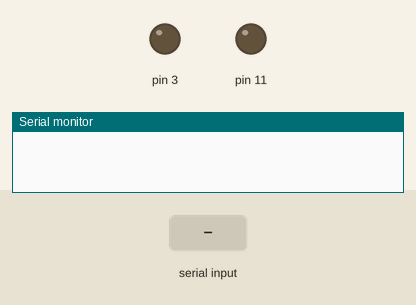
The sketch below on a simulated Arduino Uno, built with avr-gcc and run on an emulated ATmega328P. Parts: output pins drawn as LEDs (lit = HIGH), the last lines printed to the serial monitor. The inputs (shaded band) are chosen by the test bench. EEPROM starts erased.

Above: at 1.2 s.
1.3 s: "1" received over Serial
At 2.3 s:
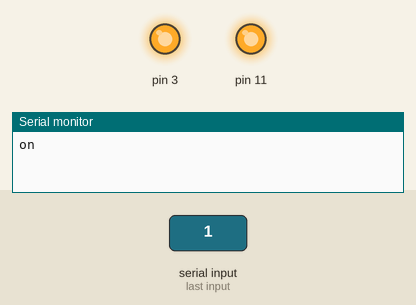
2.8 s: "=" received over Serial
At 3.4 s:
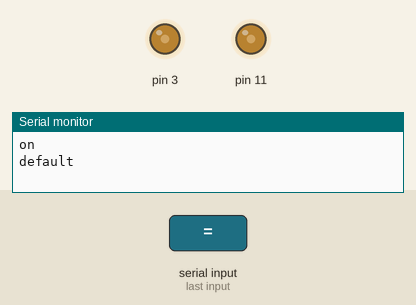
4.3 s: "0" received over Serial
At 4.6 s:
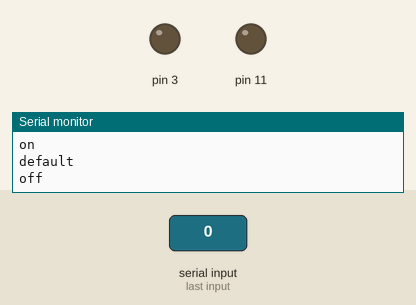
5.8 s: "+" received over Serial
At 6.9 s:
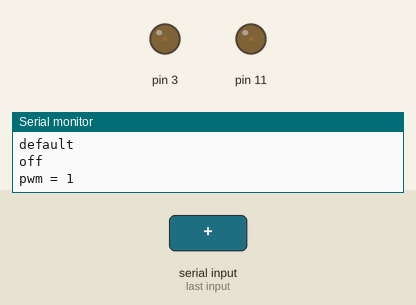
7.3 s: "-" received over Serial
At 8.1 s:
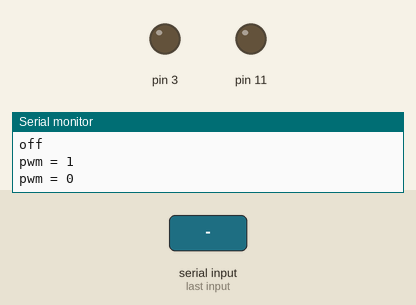
Timing chart, 0 to 9.8 s (numbered marks = the images above; inputs shaded):
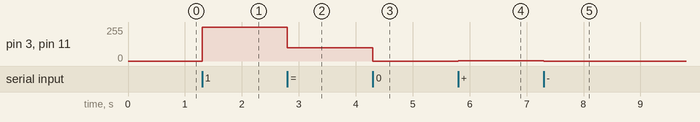

Measured:
- after the input at 1.3 s, pin 3, pin 11: 0/255 → 255/255 at once
- after the input at 2.8 s, pin 3, pin 11: 255/255 → 100/255 at once
- after the input at 4.3 s, pin 3, pin 11: 100/255 → 0/255 at once
- after the input at 5.8 s, pin 3, pin 11: 0/255 → 1/255 at once
- after the input at 7.3 s, pin 3, pin 11: 1/255 → 0/255 at once

The sketch:

greenflash.ino
```cpp
#include <EEPROM.h>

#define EEPROM_VERSION_ADDR 0
#define EEPROM_BRIGHTNESS_ADDR 1
uint8_t brightness_ = 100;

void setup() {
  // put your setup code here, to run once:
  Serial.begin(57600);
  pinMode(3, OUTPUT);
  pinMode(11, OUTPUT);
  TCCR2A = _BV(COM2A1) | _BV(COM2A0)| _BV(COM2B1) | _BV(WGM20);
  TCCR2B = _BV(CS22);
  brightness_ = EEPROM.read(EEPROM_BRIGHTNESS_ADDR);
  pwm_off();
}


inline void pwm_on(void)
{
  OCR2A = 255 - brightness_;
  OCR2B = brightness_;
}

inline void pwm_off(void)
{
  OCR2A = 255;
  OCR2B = 0;
}

inline void pwm_set(uint8_t val)
{
  brightness_=val;
  pwm_on();
  EEPROM.write(EEPROM_BRIGHTNESS_ADDR,brightness_);
}

inline void pwm_inc(void)
{
  if (OCR2B < 130)
  {
    OCR2A--;
    OCR2B++;
    brightness_ = OCR2B;
    EEPROM.write(EEPROM_BRIGHTNESS_ADDR,brightness_);
  }
}

inline void pwm_dec(void)
{
  if (OCR2B >0)
  {
    OCR2A++;
    OCR2B--;
    brightness_ = OCR2B;
    EEPROM.write(EEPROM_BRIGHTNESS_ADDR,brightness_);
  }
}


void loop() {
  // put your main code here, to run repeatedly:

  if (Serial.available())
  {
    char cmd = Serial.read();
    switch (cmd) {
      case '0': pwm_off(); Serial.print("off\r\n"); break;
      case '1': pwm_on();  Serial.print("on\r\n"); break;
      case '=': pwm_set(100);  Serial.print("default\r\n"); break;
      case '+': pwm_inc(); Serial.print("pwm = "); Serial.println(OCR2B);  break;
      case '-': pwm_dec(); Serial.print("pwm = "); Serial.println(OCR2B);  break;
      default: Serial.print("error\r\n"); return;
    }
  }
}
```
